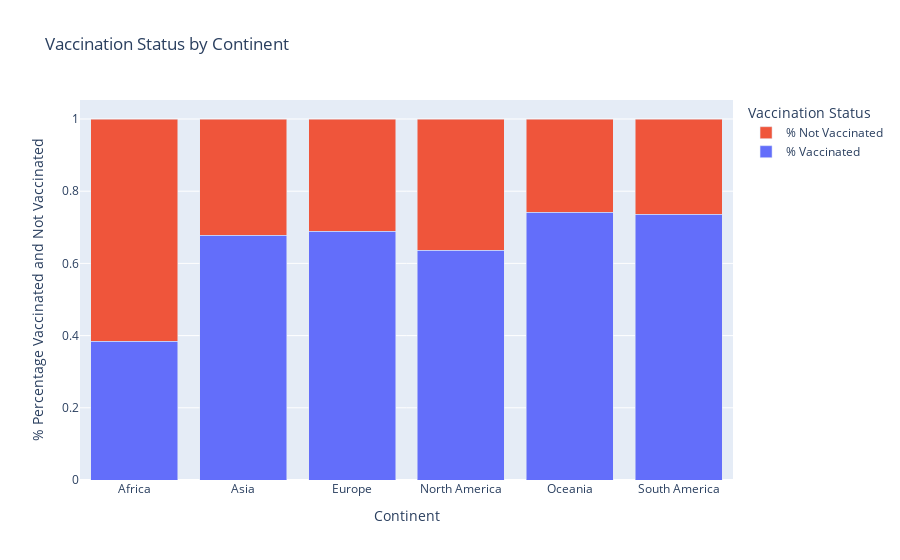

The notebook cell saved with this chart:
### Markdown cell above
## Since Number of Vaccines received does not matter I want to compare how many people were and weren't vaccinated based on continents to get more understanding on whether continent regions impact people being vaccinated. From there I want to compare how people in different contries and continents fare on handling the viruses and infections as more or less people are vaccinated and how likely are they to be protected against virus.

### Code cell
# Since they are stored in dictionary, take the values and keys of the % vaccinated and % not vaccinated and use them to make 
# a stacked bar graph to show the comparison of the people vaccinated and not vaccinated as a whole
country = list(val.keys())
country2 = list(val2.keys())
vaccinated = list(val.values())
non_vaccinated = list(val2.values())
# first bar with people vaccinated
data01 = go.Bar(
    x = country,
    y = vaccinated,
    name = "% Vaccinated"
)
# second bar with people not vaccinated
data11 = go.Bar(
    x = country2,
    y = non_vaccinated,
    name = "% Not Vaccinated"
)

# store all of them together
data = [data01, data11]

# create the bar graph in stack
layout = go.Layout(title = 'Vaccination Status by Continent', barmode = 'stack', legend_title='Vaccination Status', xaxis_title='Continent', yaxis_title='% Percentage Vaccinated and Not Vaccinated')
fig = go.Figure(data = data, layout = layout)

fig.show()

### Figure 1 — Plotly figure (JSON) as saved in the notebook; plotly's stock layout.template omitted (floating-point values rounded to 4 significant figures)
{"data": [{"name": "% Vaccinated", "type": "bar", "x": ["Africa", "Asia", "Europe", "North America", "Oceania", "South America"], "y": [0.3848, 0.6775, 0.6893, 0.636, 0.7417, 0.7362]}, {"name": "% Not Vaccinated", "type": "bar", "x": ["Africa", "Asia", "Europe", "North America", "Oceania", "South America"], "y": [0.6152, 0.3225, 0.3107, 0.364, 0.2583, 0.2638]}], "layout": {"barmode": "stack", "legend": {"title": {"text": "Vaccination Status"}}, "title": {"text": "Vaccination Status by Continent"}, "xaxis": {"title": {"text": "Continent"}}, "yaxis": {"title": {"text": "% Percentage Vaccinated and Not Vaccinated"}}}}
